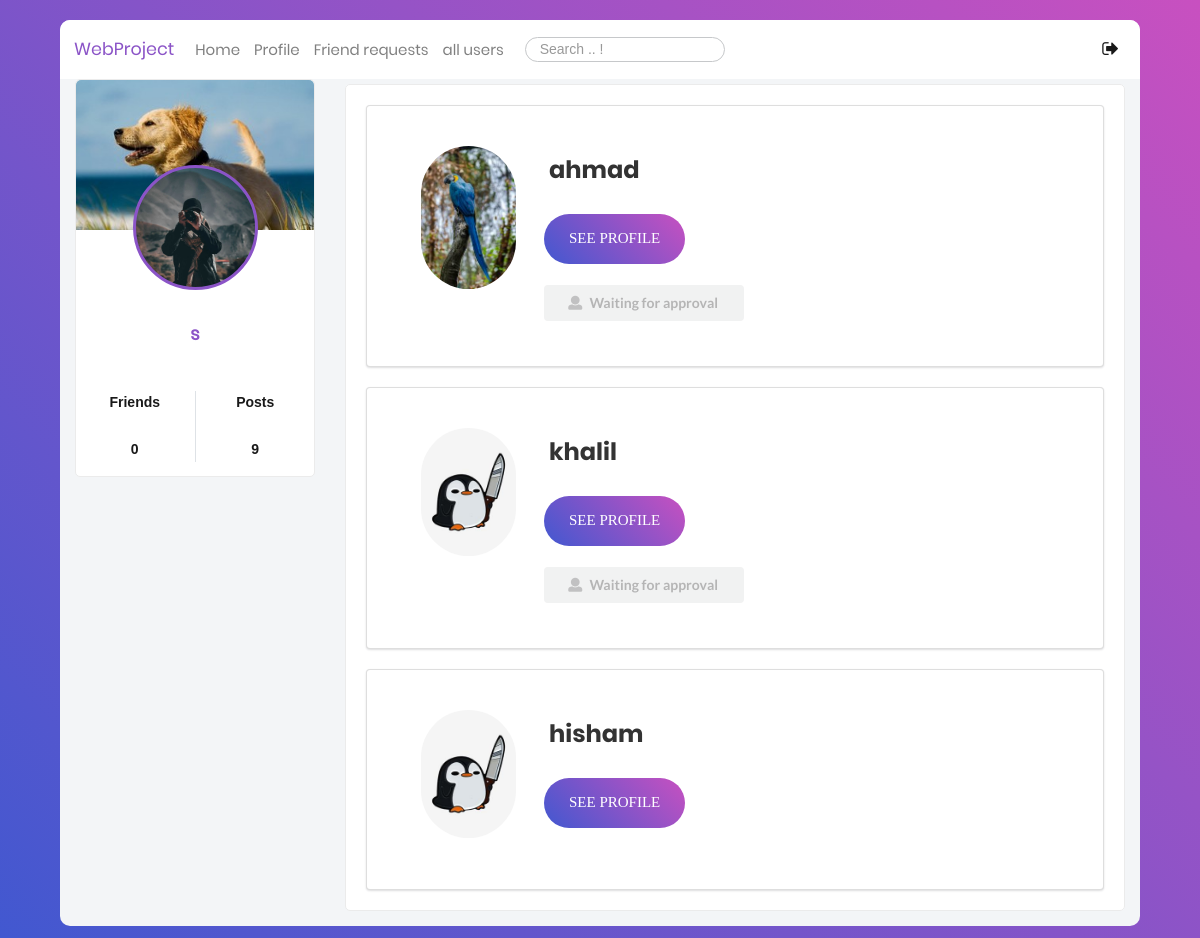
Page /all-profiles/ (signed in) on the earlier database version.
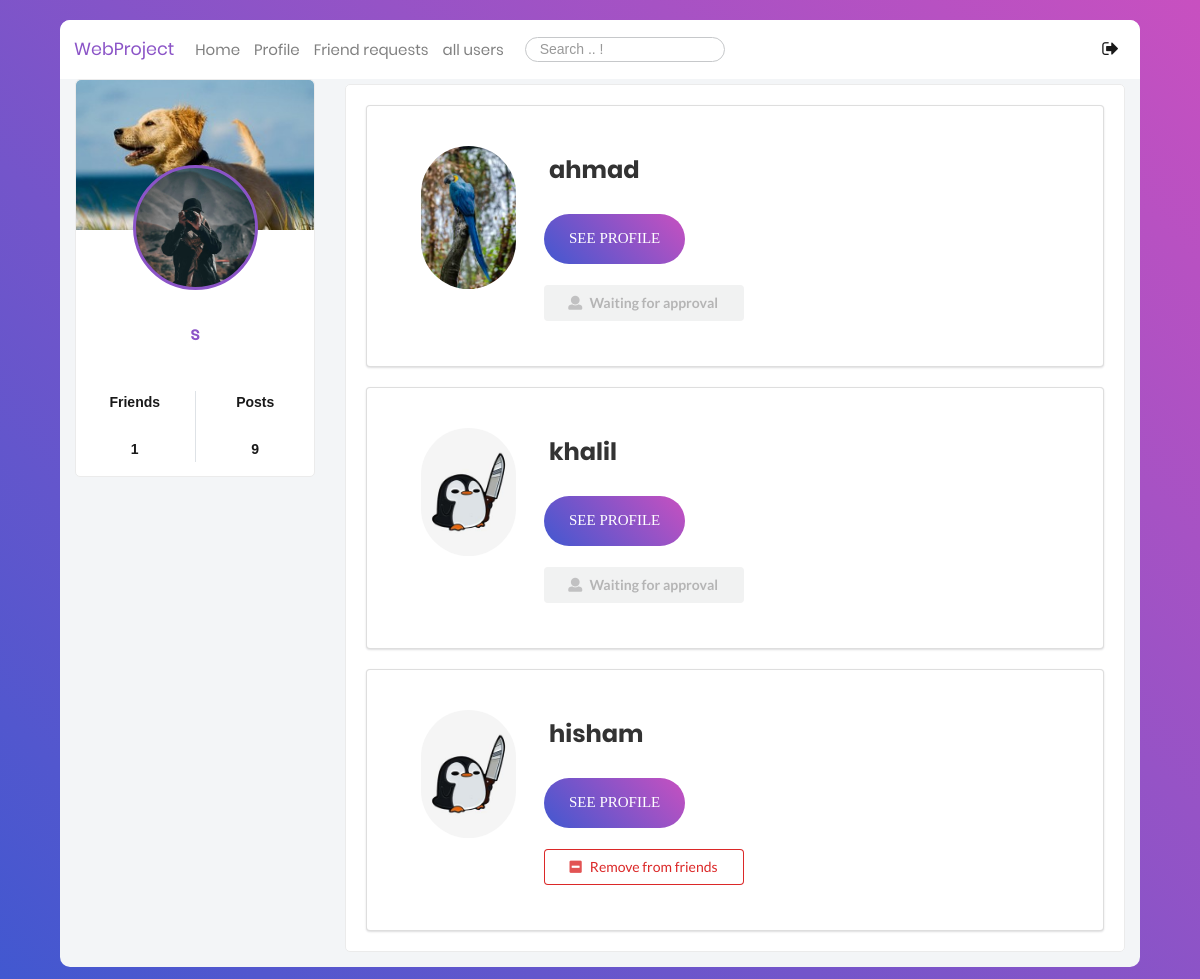
Same page on the later database version.
### users/models.py (models this page shows, shortened)
class Profile(models.Model):
    user = models.OneToOneField(User, on_delete=models.CASCADE)
    image = models.ImageField(default='default.jpg', upload_to='profile_pics')
    bgimage = models.ImageField(default='default.jpg', upload_to='bg_pics')
    friends = models.ManyToManyField(User, blank=True, related_name='friends')
    slug = models.SlugField(unique=True,default=uuid.uuid1)
    forget_password_token= models.CharField(max_length=100)
    updated = models.DateTimeField( auto_now=True)
    created = models.DateTimeField( auto_now_add=True)
    objects = ProfileManager()
    def get_absolute_url(self):
        return reverse("profile-detail-view", kwargs={"slug": self.slug})
    def get_friends_no(self):
        return self.friends.all().count()
    def get_posts_no(self):
        return self.posts.all().count()

### users/views.py (the view)
# urls.py: path('all-profiles/', views.ProfileListView.as_view(), name="all-profiles-view"),
class ProfileListView(ListView):
    model = Profile
    template_name = "users/profile_list.html"
    context_object_name = "qs"
    def get_queryset(self):
        qs = Profile.objects.get_all_profiles(self.request.user)
        return qs
    def get_context_data(self, **kwargs):
        context = super().get_context_data(**kwargs)
        user = User.objects.get(username__iexact=self.request.user)
        profile = Profile.objects.get(user=user)
        rel_r = Relationship.objects.filter(sender=profile)
        rel_s = Relationship.objects.filter(receiver=profile)
        rel_receiver = []
        rel_sender = []
        for item in rel_r:
            rel_receiver.append(item.receiver.user)
        for item in rel_s:
            rel_sender.append(item.sender.user)
        context["rel_receiver"] = rel_receiver
        context["rel_sender"] = rel_sender
        context["is_empty"] = False
        if len(self.get_queryset()) == 0:
            context["is_empty"] = True
        return context

### users/models.py (called while the page is built)
    def get_all_profiles(self, me):
        profiles = Profile.objects.all().exclude(user=me)
        return profiles

### users/templates/users/profile_list.html (shortened to what this page needs)
{% extends 'blog/base.html' %}
{% block content %}
<div class="container mt-5" style="width: 75%">
  <div class="row">
    <div class="col">
      <div class="main-block">
    {% for obj in qs %}
        <div class="ui segment" style="margin:20px">
            <div class="ui grid" >
                <div class="row" style="padding: 20px;margin:20px">
                    <div class="three wide column">
                        <img class="ui small circular image" src="{{obj.image.url}}">
                    </div>
                    <div class="thirteen wide column" >
                        <span class="login100-form-title animated" style="display: inline;   padding-left: 1%;  line-height: 2;">
						{{obj.user}}
					</span>
                        <div class="container-login100-form-btn" style="justify-content: left;">
                             <a href="{{obj.get_absolute_url}}">
                            <button class="login100-form-btn">
                                See profile
                            </button></a>
                        </div>
                        <br>
                        {% if obj.user in rel_receiver and request.user not in obj.friends.all %}
                            <button class="ui disabled button mb-5 w-big"><i class="user icon"></i>Waiting for approval</button>
                        {% endif %}
                        {% if request.user in obj.friends.all %}
                        <form action="{% url 'remove-friend' %}" method="POST">
                            <button type="submit" class="ui negative basic button mb-5 w-big"><i class="minus square icon"></i>Remove from friends</button>
                        </form>
                        {% endif %}
                    </div>
                </div>
            </div>
        </div>
    {% endfor %}
    </div></div></div></div>
{% endblock content %}

### blog/templates/blog/base.html (shortened to what this page needs)
{% load static %}
<!DOCTYPE html>
<html class="no-js" lang="en">
  <head>
             <link
      rel="stylesheet"
      type="text/css"
      href="https://cdnjs.cloudflare.com/ajax/libs/semantic-ui/2.2.14/semantic.min.css"
    />
    <link
      rel="stylesheet"
      href="{% static 'blog/css/vendor/bootstrap.min.css' %} "
    />
    <link
      rel="stylesheet"
      href="{% static 'blog/css/vendor/font-awesome.min.css' %}"
    />
    <link rel="stylesheet" href="{% static 'blog/css/vendor/animate.css' %}" />
    <link
      rel="stylesheet"
      href="{% static 'blog/css/vendor/hamburgers.min.css' %}"
    />
    <link rel="stylesheet" href="{% static 'blog/css/util.css' %}" />
    <link rel="stylesheet" href="{% static 'blog/css/normalize.css' %}" />
    <link rel="stylesheet" href="{% static 'blog/css/main.css' %}" />
  </head>
  <body hx-headers = "{'X-CSRFToken' : '{{ csrf_token }}'} ">
    <div class="limiter">
      <div class="container-login100" style="align-items: flex-start;">
        <div class="wrap-main">
          <div class="container-fluid">
            <div class="row">
              <nav class="navbar navbar-expand-lg navbar-light bgwhite">
                <a
                  class="navbar-brand ProjectColor"
                  href="{% url 'blog-home' %}"
                  >WebProject</a
                >
                <div
                  class="collapse navbar-collapse"
                  id="navbarSupportedContent"
                >
                  <ul class="navbar-nav mr-auto">
                    <li class="nav-item ">
                      <a class="nav-link fs-15" href="{% url 'blog-home' %}"
                        >Home <span class="sr-only">(current)</span></a
                      >
                    </li>
                    <li class="nav-item">
                      <a class="nav-link fs-15" href="{% url 'profile' %}"
                        >Profile</a
                      >
                    </li>
                    <li class="nav-item">
                      <a
                        class="nav-link fs-15"
                        href="{% url 'my-invites-view' %}"
                        >Friend requests</a
                      >
                    </li>
                    <li class="nav-item">
                      <a
                        class="nav-link fs-15"
                        href="{% url 'all-profiles-view' %}"
                        >all users</a
                      >
                    </li>
                    <li class="nav-item pt-2 pl-3">
                      <form
                        action="{% url 'search' %}"
                        method="POST"
                        id="search"
                      >
                        <input
                          type="search"
                          name="searched"
                          class="p-1 fs-14 pl-3 input-border"
                          placeholder="Search .. !"
                        />
                      </form>
                    </li>
                  </ul>
                  <div class="form-inline my-2 my-lg-0">
                    <ul class="navbar-nav mr-auto">
                      <li class="nav-item active">
                        <a
                          class="nav-link fs-18"
                          href="{% url 'blog-logout' %}"
                          data-toggle="tooltip"
                          data-placement="top"
                          ><i class="fa fa-sign-out" aria-hidden="true"></i
                        ></a>
                      </li>
                    </ul>
                  </div>
                </div>
              </nav>
              <div class="col-sm-3 mobile-hidden">
          <div class="main-block">
            <div
              class="coverPicture"
              style="background: url('{{ user.profile.bgimage.url }}');"
            ></div>
            <div
              class="profilePicture"
              style="background: url('{{ user.profile.image.url }}');"
            ></div>
            <div class="FullName text-center fs-18 ProjectColor">
              {{ user }}
            </div>
            <div class="row statistic text-center fs-16 p-3">
              <div class="col">
                <p>Friends</p>
                <br />
                <p>{{ user.profile.get_friends_no }}</p>
              </div>
              <div class="col border-left">
                <p>Posts</p>
                <br />
                <p>{{ user.profile.get_posts_no }}</p>
              </div>
            </div>
          </div>
        </div>
        {% block content %} {% endblock content %}
            </div>
          </div>
        </div>
      </div>
    </div>
  </body>
</html>

### blog/static/blog/css/main.css (style rules this page uses)
* { margin: 0px; padding: 0px; box-sizing: border-box; }
body, html { height: 100%; font-family: Poppins-Regular, sans-serif; }
a { font-family: Poppins-Regular; font-size: 14px; line-height: 1.7; color: #666666; margin: 0px; transition: all 0.4s; -webkit-transition: all 0.4s; -o-transition: all 0.4s; -moz-transition: all 0.4s; }
p { font-family: Poppins-Regular; font-size: 14px; line-height: 1.7; color: #666666; margin: 0px; }
ul, li { margin: 0px; list-style-type: none; }
input { outline: none; border: none; }
button { outline: none !important; border: none; background: transparent; }
.limiter { width: 100%; margin: 0 auto; }
.container-login100 { width: 100%; min-height: 100vh; display: -webkit-box; display: -webkit-flex; display: -moz-box; display: -ms-flexbox; display: flex; flex-wrap: wrap; justify-content: center; align-items: flex-start; padding: 0; background: #9053c7; background: -webkit-linear-gradient(-135deg, #c850c0, #4158d0); background: -o-linear-gradient(-135deg, #c850c0, #4158d0); background: -moz-linear-gradient(-135deg, #c850c0, #4158d0); background: linear-gradient(-135deg, #c850c0, #4158d0); }
.wrap-main { width: 90%; background: #f3f5f7; border-radius: 10px; overflow: hidden; justify-content: space-between; margin-top: 20px; margin-bottom: 20px; }
nav { width: 100%; }
.main-block { background: #fff; border-radius: 5px; border: 1px solid #ebebeb; margin-bottom: 15px; }
.coverPicture { border-top-left-radius: 5px; -moz-border-radius-topleft: 5px; border-top-right-radius: 5px; -moz-border-radius-topright: 5px; height: 150px; background-size: cover !important; background-position: center top !important; }
.profilePicture { border-radius: 50%; height: 125px; width: 125px; margin: 0 auto; margin-top: -65px; border: 3px solid #8B54C7; background-size: cover !important; background-position: center top !important; }
.ProjectColor { color:#8B54C7 !important; }
.FullName { font-weight: 600; padding: 30px; }
.statistic p { font-weight: 600; color: rgba(0,0,0,.9); font-family: "Cairo", sans-serif !important; }
.login100-form-title { font-family: Poppins-Bold; font-size: 24px; color: #333333; line-height: 1.2; text-align: center; width: 100%; display: block; padding-bottom: 10%; }
.container-login100-form-btn { width: 100%; display: -webkit-box; display: -webkit-flex; display: -moz-box; display: -ms-flexbox; display: flex; flex-wrap: wrap; justify-content: center; padding-top: 20px; }
.login100-form-btn { font-family: Montserrat-Bold; font-size: 15px; line-height: 1.5; color: #fff; text-transform: uppercase; width: 100%; height: 50px; border-radius: 25px; background: -webkit-linear-gradient(-135deg, #c850c0, #4158d0); display: -webkit-box; display: -webkit-flex; display: -moz-box; display: -ms-flexbox; display: flex; justify-content: center; align-items: center; padding: 0 25px; -webkit-transition: all 0.4s; -o-transition: all 0.4s; -moz-transition: all 0.4s; transition: all 0.4s; }
.input-border { border-radius: 25px !important; border: 1px solid #c6c8ca !important; }
.mt-5 { margin-top: 5px !important; }
.mb-5 { margin-bottom: 5px !important; }
.w-big { width: 200px !important; }

Differences in the rows shown:
changed Profile "hisham": now shows "Remove from friends"
Other differences:
{{ user.profile.get_friends_no }}: "0" → "1"
